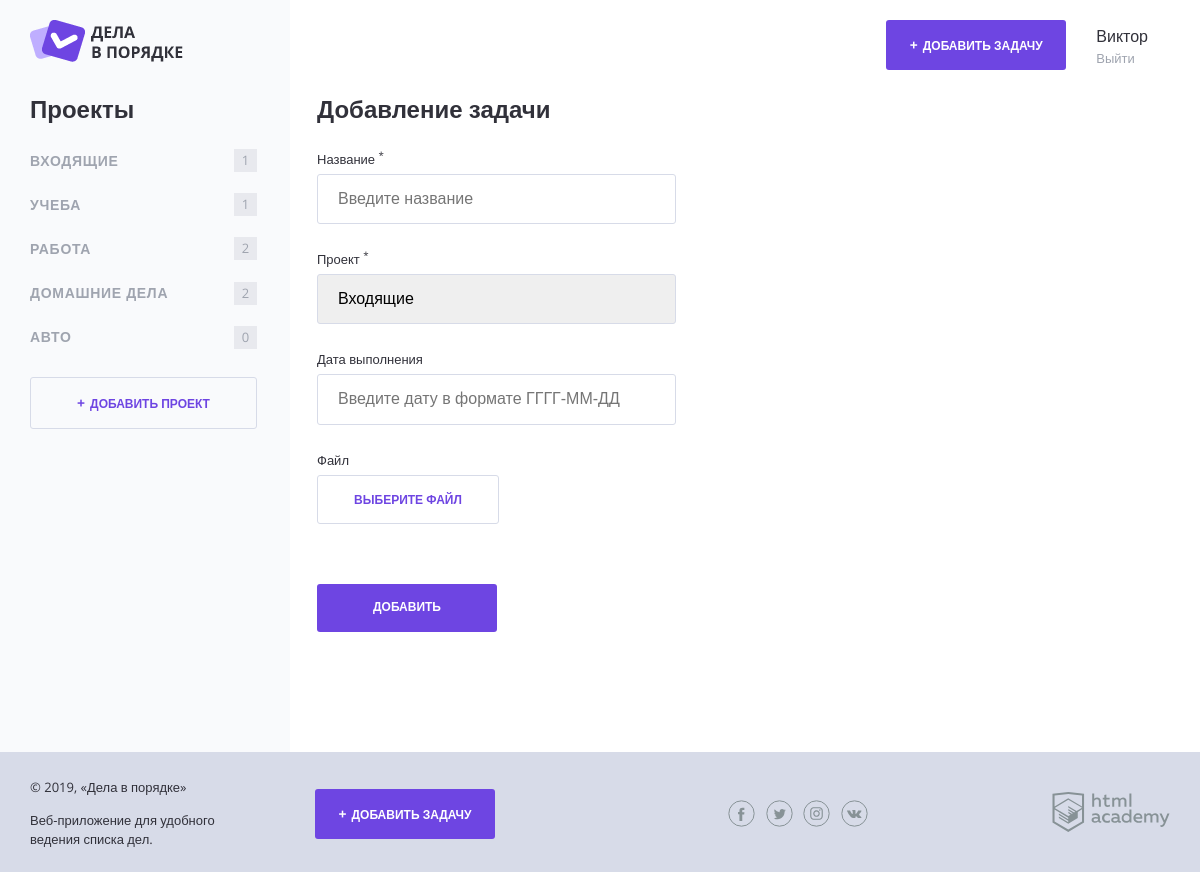
The page /add.php (signed in) on the database its author committed.
### tables this page shows
CREATE TABLE IF NOT EXISTS `projects`
(
    `id`      int unsigned NOT NULL AUTO_INCREMENT,
    `user_id` int unsigned NOT NULL,
    `name`    varchar(255) NOT NULL,
    PRIMARY KEY (`id`)
);

### helpers.php (called while the page is built, shortened)
<?php
function include_template($name, array $data = []) {
    $name = 'templates/' . $name;
    extract($data);
    require $name;
    $result = ob_get_clean();
    return $result;
}

### templates/add-form-task.php (the view, shortened to what this page needs)
<div class="content">
    <section class="content__side">
        <h2 class="content__side-heading">Проекты</h2>
        <nav class="main-navigation">
            <ul class="main-navigation__list">
                <?php foreach ($categories as $category) : ?>
                    <li class="main-navigation__list-item  <?php if ($category['project_id'] == $projectId): ?> main-navigation__list-item--active <?php endif ?>">
                        <a class="main-navigation__list-item-link"
                           href="/?project_id=<?= $category['project_id'] ?>"><?= htmlspecialchars($category['name']); ?></a>
                        <span class="main-navigation__list-item-count"><?= htmlspecialchars($category['count']) ?></span>
                    </li>
                <?php endforeach; ?>
            </ul>
        </nav>
        <a class="button button--transparent button--plus content__side-button" href="form-project.html">Добавить
            проект</a>
    </section>
    <main class="content__main">
        <h2 class="content__main-heading">Добавление задачи</h2>
        <form class="form" action="/add.php" method="post" autocomplete="off" enctype="multipart/form-data">
            <div class="form__row">
                <?php $classname = isset($errors['name']) ? "form__input--error" : ""; ?>
                <label class="form__label" for="name">Название <sup>*</sup></label>
                <input class="form__input <?= $classname ?>" type="text" name="name" id="name" value=""
                       placeholder="Введите название">
            </div>
            <div class="form__row">
                <?php $classname = isset($errors['project']) ? "form__input--error" : ""; ?>
                <label class="form__label" for="project">Проект <sup>*</sup></label>
                <select class="form__input <?= $classname ?>" name="project" id="project">
                    <?php foreach ($categories as $category): ?>
                        <option value="<?=$category['project_id']?>"><?= $category['name'] ?></option>
                    <?php endforeach; ?>
                </select>
            </div>
            <div class="form__row">
                <?php $classname = isset($errors['date']) ? "form__input--error" : ""; ?>
                <label class="form__label" for="date">Дата выполнения</label>
                <input class="form__input <?= $classname ?>" type="text" name="date" id="date" value=""
                       placeholder="Введите дату в формате ГГГГ-ММ-ДД">
            </div>
            <div class="form__row">
                <label class="form__label" for="file">Файл</label>
                <div class="form__input-file">
                    <label class="button button--transparent" for="file">
                        <span>Выберите файл</span>
                    </label>
                </div>
            </div>
            <div class="form__row form__row--controls">
                <input class="button" type="submit" name="" value="Добавить">
            </div>
        </form>
    </main>
</div>

### rows shown on the page
projects: name "ВХОДЯЩИЕ", count "1"
projects: name "УЧЕБА", user "1"
projects: name "РАБОТА", count "2"
projects: name "ДОМАШНИЕ ДЕЛА", count "2"
projects: name "АВТО", count "0"

### other values the page prints
strip_tags($_SESSION['user']['name']) "Виктор"
form field project "Входящие"
